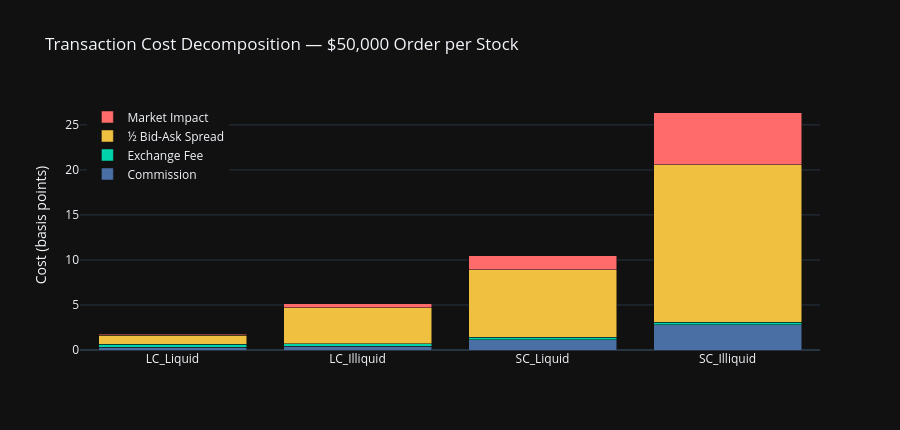

Notebook code cell kept with this figure:
### Code cell
# ── Stacked bar: cost decomposition ───────────────────────────────────────────
components = ['commission_bps', 'exchange_bps', 'spread_bps', 'impact_bps']
labels     = ['Commission', 'Exchange Fee', '½ Bid-Ask Spread', 'Market Impact']
colors     = ['#4a6fa5', '#00d4aa', '#f0c040', '#ff6b6b']

fig = go.Figure()
for col, label, color in zip(components, labels, colors):
    fig.add_trace(go.Bar(
        x=cost_df.index, y=cost_df[col],
        name=label, marker_color=color
    ))

fig.update_layout(
    template='plotly_dark', height=430, barmode='stack',
    title=f'Transaction Cost Decomposition — ${ORDER_NOTIONAL:,} Order per Stock',
    yaxis_title='Cost (basis points)',
    legend=dict(x=0.01, y=0.99)
)
fig.show()

print('Key insight: for the illiquid small-cap, market impact alone exceeds the spread.')
print(f'SC_Illiquid total cost: {cost_df.loc["SC_Illiquid","total_bps"]:.1f} bps '
      f'vs LC_Liquid: {cost_df.loc["LC_Liquid","total_bps"]:.1f} bps')

### Figure 1 — Plotly figure (JSON) as saved in the notebook; plotly's stock layout.template omitted (floating-point values rounded to 4 significant figures)
{"data": [{"marker": {"color": "#4a6fa5"}, "name": "Commission", "type": "bar", "x": ["LC_Liquid", "LC_Illiquid", "SC_Liquid", "SC_Illiquid"], "y": [0.3333, 0.4167, 1.111, 2.778]}, {"marker": {"color": "#00d4aa"}, "name": "Exchange Fee", "type": "bar", "x": ["LC_Liquid", "LC_Illiquid", "SC_Liquid", "SC_Illiquid"], "y": [0.3, 0.3, 0.3, 0.3]}, {"marker": {"color": "#f0c040"}, "name": "½ Bid-Ask Spread", "type": "bar", "x": ["LC_Liquid", "LC_Illiquid", "SC_Liquid", "SC_Illiquid"], "y": [1, 4, 7.5, 17.5]}, {"marker": {"color": "#ff6b6b"}, "name": "Market Impact", "type": "bar", "x": ["LC_Liquid", "LC_Illiquid", "SC_Liquid", "SC_Illiquid"], "y": [0.1291, 0.4472, 1.549, 5.798]}], "layout": {"barmode": "stack", "height": 430, "legend": {"x": 0.01, "y": 0.99}, "title": {"text": "Transaction Cost Decomposition — $50,000 Order per Stock"}, "yaxis": {"title": {"text": "Cost (basis points)"}}}}
